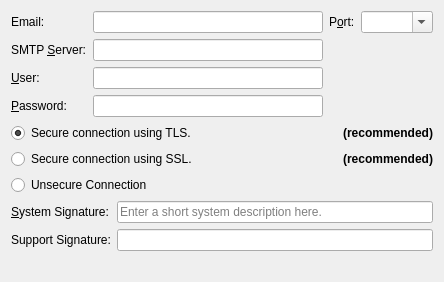
<?xml version="1.0" encoding="UTF-8"?>
<ui version="4.0">
 <class>SmtpAdvancedSettingsWidget</class>
 <widget class="QWidget" name="SmtpAdvancedSettingsWidget">
  <property name="geometry">
   <rect>
    <x>0</x>
    <y>0</y>
    <width>444</width>
    <height>268</height>
   </rect>
  </property>
  <layout class="QVBoxLayout" name="verticalLayout">
   <item>
    <widget class="QFrame" name="horizontalFrame">
     <layout class="QHBoxLayout" name="horizontalLayout">
      <property name="leftMargin">
       <number>0</number>
      </property>
      <property name="topMargin">
       <number>0</number>
      </property>
      <property name="rightMargin">
       <number>0</number>
      </property>
      <property name="bottomMargin">
       <number>0</number>
      </property>
      <item>
       <layout class="QFormLayout" name="formLayout">
        <property name="fieldGrowthPolicy">
         <enum>QFormLayout::AllNonFixedFieldsGrow</enum>
        </property>
        <item row="1" column="0">
         <widget class="QLabel" name="serverLabel">
          <property name="text">
           <string>SMTP &amp;Server:</string>
          </property>
          <property name="buddy">
           <cstring>serverLineEdit</cstring>
          </property>
         </widget>
        </item>
        <item row="1" column="1">
         <widget class="QLineEdit" name="serverLineEdit"/>
        </item>
        <item row="2" column="0">
         <widget class="QLabel" name="userLabel">
          <property name="text">
           <string>&amp;User:</string>
          </property>
          <property name="buddy">
           <cstring>userLineEdit</cstring>
          </property>
         </widget>
        </item>
        <item row="2" column="1">
         <widget class="QLineEdit" name="userLineEdit"/>
        </item>
        <item row="3" column="0">
         <widget class="QLabel" name="passwordLabel">
          <property name="text">
           <string>&amp;Password:</string>
          </property>
          <property name="buddy">
           <cstring>passwordLineEdit</cstring>
          </property>
         </widget>
        </item>
        <item row="3" column="1">
         <widget class="QLineEdit" name="passwordLineEdit">
          <property name="echoMode">
           <enum>QLineEdit::Password</enum>
          </property>
         </widget>
        </item>
        <item row="0" column="0">
         <widget class="QLabel" name="emailLabel">
          <property name="text">
           <string>Email:</string>
          </property>
          <property name="buddy">
           <cstring>emailLineEdit</cstring>
          </property>
         </widget>
        </item>
        <item row="0" column="1">
         <widget class="QLineEdit" name="emailLineEdit"/>
        </item>
       </layout>
      </item>
      <item>
       <layout class="QFormLayout" name="formLayout_2">
        <item row="0" column="0">
         <widget class="QLabel" name="portLabel">
          <property name="text">
           <string>P&amp;ort:</string>
          </property>
          <property name="buddy">
           <cstring>portComboBox</cstring>
          </property>
         </widget>
        </item>
        <item row="0" column="1">
         <widget class="QComboBox" name="portComboBox">
          <property name="editable">
           <bool>true</bool>
          </property>
         </widget>
        </item>
       </layout>
      </item>
     </layout>
    </widget>
   </item>
   <item>
    <layout class="QGridLayout" name="gridLayout">
     <item row="2" column="0">
      <widget class="QRadioButton" name="unsecuredRadioButton">
       <property name="text">
        <string>Unsecure Connection</string>
       </property>
      </widget>
     </item>
     <item row="0" column="1">
      <widget class="QLabel" name="tlsRecommendedLabel">
       <property name="font">
        <font>
         <weight>75</weight>
         <bold>true</bold>
        </font>
       </property>
       <property name="text">
        <string>(recommended)</string>
       </property>
       <property name="alignment">
        <set>Qt::AlignRight|Qt::AlignTrailing|Qt::AlignVCenter</set>
       </property>
       <property name="buddy">
        <cstring>tlsRadioButton</cstring>
       </property>
      </widget>
     </item>
     <item row="0" column="0">
      <widget class="QRadioButton" name="tlsRadioButton">
       <property name="layoutDirection">
        <enum>Qt::LeftToRight</enum>
       </property>
       <property name="text">
        <string>Secure connection using TLS.</string>
       </property>
       <property name="checked">
        <bool>true</bool>
       </property>
      </widget>
     </item>
     <item row="1" column="0">
      <widget class="QRadioButton" name="sslRadioButton">
       <property name="text">
        <string>Secure connection using SSL.</string>
       </property>
      </widget>
     </item>
     <item row="1" column="1">
      <widget class="QLabel" name="sslRecommendedLabel">
       <property name="font">
        <font>
         <weight>75</weight>
         <bold>true</bold>
        </font>
       </property>
       <property name="text">
        <string>(recommended)</string>
       </property>
       <property name="alignment">
        <set>Qt::AlignRight|Qt::AlignTrailing|Qt::AlignVCenter</set>
       </property>
       <property name="buddy">
        <cstring>sslRadioButton</cstring>
       </property>
      </widget>
     </item>
    </layout>
   </item>
   <item>
    <layout class="QFormLayout" name="formLayout_5">
     <item row="0" column="0">
      <widget class="QLabel" name="signatureLabel">
       <property name="text">
        <string>&amp;System Signature:</string>
       </property>
       <property name="buddy">
        <cstring>signatureLineEdit</cstring>
       </property>
      </widget>
     </item>
     <item row="0" column="1">
      <widget class="QLineEdit" name="signatureLineEdit">
       <property name="placeholderText">
        <string>Enter a short system description here.</string>
       </property>
      </widget>
     </item>
     <item row="1" column="0">
      <widget class="QLabel" name="supportEmailLabel">
       <property name="text">
        <string>Support Signature:</string>
       </property>
       <property name="buddy">
        <cstring>supportLinkLineEdit</cstring>
       </property>
      </widget>
     </item>
     <item row="1" column="1">
      <widget class="QLineEdit" name="supportLinkLineEdit"/>
     </item>
     <item row="2" column="1">
      <widget class="QLabel" name="supportEmailWarningLabel">
       <property name="text">
        <string/>
       </property>
      </widget>
     </item>
    </layout>
   </item>
   <item>
    <spacer name="verticalSpacer">
     <property name="orientation">
      <enum>Qt::Vertical</enum>
     </property>
     <property name="sizeHint" stdset="0">
      <size>
       <width>20</width>
       <height>40</height>
      </size>
     </property>
    </spacer>
   </item>
  </layout>
 </widget>
 <tabstops>
  <tabstop>emailLineEdit</tabstop>
  <tabstop>portComboBox</tabstop>
  <tabstop>serverLineEdit</tabstop>
  <tabstop>userLineEdit</tabstop>
  <tabstop>passwordLineEdit</tabstop>
  <tabstop>tlsRadioButton</tabstop>
  <tabstop>sslRadioButton</tabstop>
  <tabstop>unsecuredRadioButton</tabstop>
  <tabstop>signatureLineEdit</tabstop>
  <tabstop>supportLinkLineEdit</tabstop>
 </tabstops>
 <resources/>
 <connections/>
</ui>
